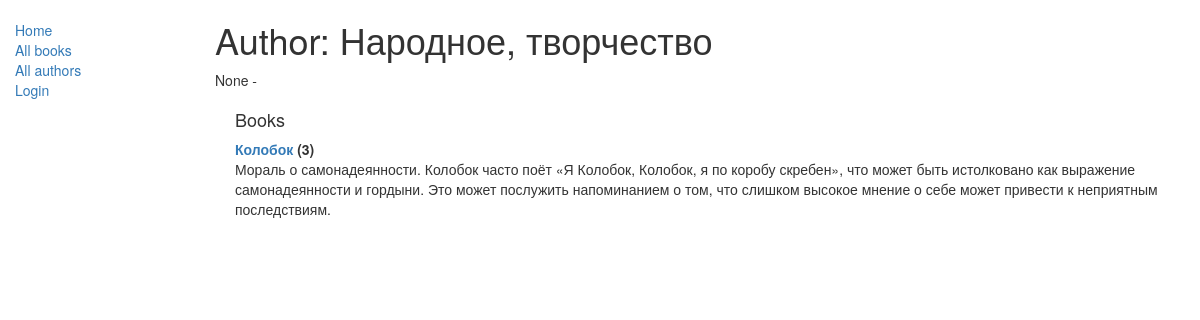
The app's page /catalog/author/1 with its own data.
### catalog/models.py (models this page shows, shortened)
class Author(models.Model):
    first_name = models.CharField(max_length=200)
    last_name = models.CharField(max_length=200)
    date_of_birth = models.DateField(null=True, blank=True)
    date_of_death = models.DateField('Died', null=True, blank=True)
    def __str__(self):
        return '%s, %s' % (self.last_name, self.first_name)

class Book(models.Model):
    title = models.CharField(max_length=200)
    author = models.ForeignKey('Author', on_delete=models.SET_NULL, null=True)
    summary = models.TextField(max_length=1000, help_text='Описание книги')
    isbn = models.CharField('ISBN', max_length=13, help_text='13 Символов')
    genre = models.ManyToManyField(Genre, help_text='Выбирите жанры книги')
    language = models.ForeignKey('Language', on_delete=models.SET_NULL, null=True)
    def __str__(self):
        return self.title
    def display_genre(self):
        return ', '.join([ genre.name for genre in self.genre.all()[:3]])
    display_genre.short_description = 'Genre'

### catalog/views.py (the view)
# urls.py: path('author/<int:pk>', views.AuthorDetailView.as_view(), name='author_detail'),
class AuthorDetailView(generic.DetailView):
    model = Author

### templates/catalog/author_detail.html (shortened to what this page needs)
{% extends "base.html" %}
{% block content %}
<h1>Author: {{ author }} </h1>
<p>{{author.date_of_birth}} - {% if author.date_of_death %}{{author.date_of_death}}{% endif %}</p>
<div style="margin-left:20px;margin-top:20px">
<h4>Books</h4>
<dl>
{% for book in author.book_set.all %}
  <dt><a href="{% url 'book_detail' book.pk %}">{{book}}</a> ({{book.bookinstance_set.all.count}})</dt>
  <dd>{{book.summary}}</dd>
  {% empty %}
  <p>This author has no books.</p>
{% endfor %}
</dl>
</div>
{% endblock %}
{% block sidebar %}
  {{ block.super }}
{% endblock %}

### records on screen
Author: last_name+first_name "Народное, творчество", date_of_birth "None"
Book: title "Колобок", bookinstance_set.all.count "3", summary "Мораль о самонадеянности. Колобок часто поёт «Я Колобок, Колобок, я по коробу скребен», что может быть истолковано как выражение самонадеянности и гордыни. Это может послужить напоминанием о том, что слишком высокое мнение о себе может привести к неприятным последствиям."
